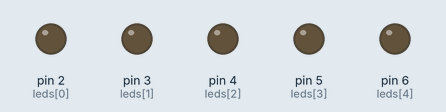
Recording of a sketch running on a simulated Arduino Uno, built with avr-gcc and run on an emulated ATmega328P. Shown: output pins drawn as LEDs (lit = HIGH).

Above: at 0.15 s.
At 0.45 s:
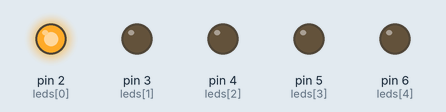
At 0.75 s:
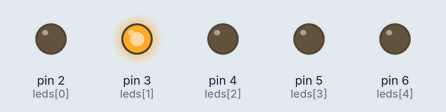
At 1.05 s:
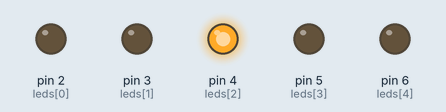
At 1.35 s:
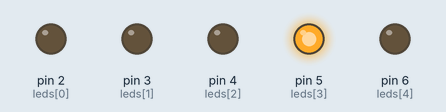
At 3.15 s:
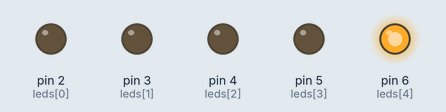
Timing chart, 0 to 3.5 s (numbered marks = the images above):
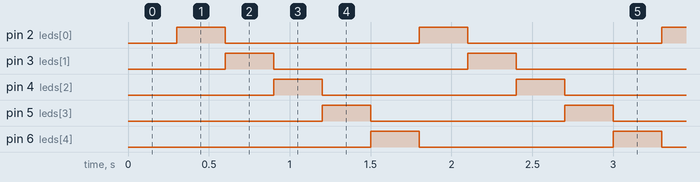

Measured:
- by itself, pin 2 (leds[0]), pin 3 (leds[1]), pin 4 (leds[2]), pin 5 (leds[3]), pin 6 (leds[4]): alternates HIGH for 0.30 s and LOW for 1.2 s
- by itself, everything shown: repeats every 1.5 s, in 5 steps

The sketch:

sketch_may3a.ino
```cpp
//3. Montar vetor com cinco LEDs e acender um por vez.

int leds[] = {2, 3, 4, 5, 6};
int indexLed = 0;

unsigned long previousMillis = 0;
const long interval = 300;

void setup() {
  for (int i = 0; i < 5; i++) {
    pinMode(leds[i], OUTPUT);
  }
}

void loop() {
  unsigned long currentMillis = millis();

  if (currentMillis - previousMillis >= interval) {
    previousMillis = currentMillis;

    for (int i = 0; i < 5; i++) {
      digitalWrite(leds[i], LOW);
    }

    digitalWrite(leds[indexLed], HIGH);

    indexLed++;
    if (indexLed >= 5) indexLed = 0;
  }
}
```
